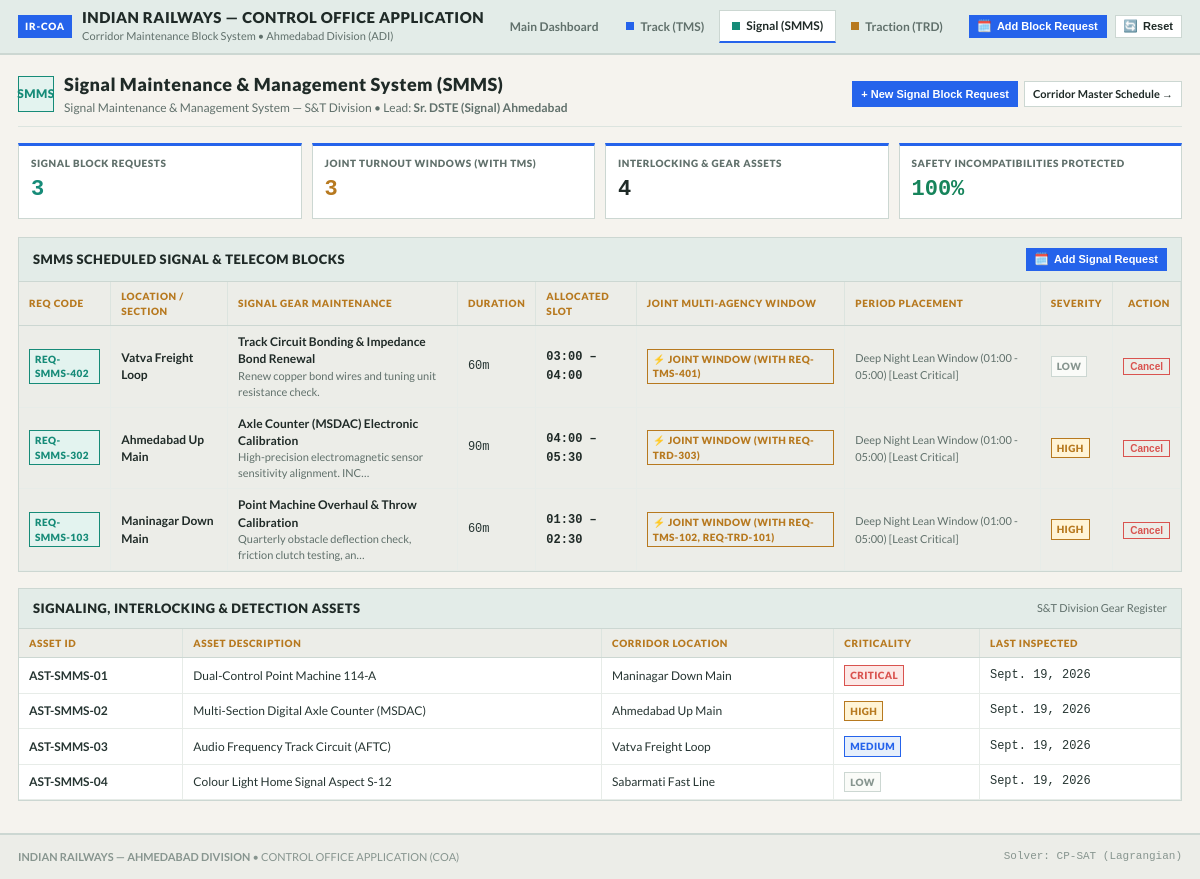
Page /smms/ on the committed database.
### core/models.py (models this page shows, shortened)
class Team(models.Model):
    TEAM_CHOICES = [
        ('tms', 'Track Management System (TMS)'),
        ('smms', 'Signal Maintenance & Management System (SMMS)'),
        ('trd', 'Traction Distribution System (TRD)'),
        ('engineering', 'Track Management System (TMS)'),
        ('signal', 'Signal Maintenance & Management System (SMMS)'),
        ('traction', 'Traction Distribution System (TRD)'),
        ('operations', 'Joint Operations / Master Control'),
    ]
    code = models.CharField(max_length=20, unique=True, choices=TEAM_CHOICES)
    name = models.CharField(max_length=100)
    department_name = models.CharField(max_length=150, help_text="e.g. Civil Engineering (P-Way)")
    lead_name = models.CharField(max_length=100, default="Section Controller")
    badge_color = models.CharField(max_length=20, default="#0075F2")
    created_at = models.DateTimeField(auto_now_add=True)

class MaintenanceRequest(models.Model):
    SEVERITY_CHOICES = [
        ('CRITICAL', 'Critical'),
        ('HIGH', 'High'),
        ('MEDIUM', 'Medium'),
        ('LOW', 'Low'),
    ]
    STATUS_CHOICES = [
        ('PENDING', 'Pending'),
        ('SCHEDULED', 'Scheduled'),
        ('ACTIVE', 'Active'),
        ('COMPLETED', 'Completed'),
        ('CONFLICT', 'Conflict'),
    ]
    request_code = models.CharField(max_length=30, unique=True)
    team = models.ForeignKey(Team, on_delete=models.CASCADE, related_name='requests')
    asset_id = models.CharField(max_length=50)
    asset_type = models.CharField(max_length=100)
    location = models.CharField(max_length=100)
    maintenance_type = models.CharField(max_length=120)
    description = models.TextField()
    severity = models.CharField(max_length=20, choices=SEVERITY_CHOICES, default='MEDIUM')
    is_emergency = models.BooleanField(default=False)
    estimated_duration = models.IntegerField(help_text="Duration in minutes (e.g. 45, 60, 90)")
    preferred_date = models.DateField(default=timezone.now)
    preferred_time = models.TimeField(null=True, blank=True)
    required_resources = models.CharField(max_length=200, help_text="e.g. Tamping Machine + Gang, Tower Wagon")
    status = models.CharField(max_length=20, choices=STATUS_CHOICES, default='PENDING')
    assigned_block = models.ForeignKey(
        RailwayBlock,
        null=True,
        blank=True,
        on_delete=models.SET_NULL,
        related_name='maintenance_tasks'
    )
    calculated_priority_score = models.FloatField(default=0.0)
    conflict_reason = models.TextField(blank=True, default='')
    ai_justification = models.TextField(blank=True, default='')
    scheduled_start_time = models.TimeField(null=True, blank=True)
    scheduled_end_time = models.TimeField(null=True, blank=True)
    is_joint = models.BooleanField(default=False, help_text="Co-scheduled in joint shadow block")
    joined_with_codes = models.CharField(max_length=200, blank=True, default='')
    slot_period_desc = models.CharField(max_length=150, blank=True, default='')
    traffic_criticality = models.FloatField(default=0.0)
    created_at = models.DateTimeField(auto_now_add=True)
    updated_at = models.DateTimeField(auto_now=True)
    class Meta:
        ordering = ['-calculated_priority_score', '-created_at']

class Asset(models.Model):
    CRITICALITY_CHOICES = [
        ('CRITICAL', 'Critical'),
        ('HIGH', 'High'),
        ('MEDIUM', 'Medium'),
        ('LOW', 'Low'),
    ]
    asset_id = models.CharField(max_length=50, unique=True)
    asset_type = models.CharField(max_length=100)
    location = models.CharField(max_length=100)
    team = models.ForeignKey(Team, on_delete=models.CASCADE, related_name='assets')
    criticality = models.CharField(max_length=20, choices=CRITICALITY_CHOICES, default='MEDIUM')
    last_inspection_date = models.DateField(default=timezone.now)
    created_at = models.DateTimeField(auto_now_add=True)

### core/views.py (the view)
# urls.py: path('smms/', views.smms_dashboard, name='smms_dashboard'),
def smms_dashboard(request):
    team = _get_or_create_team('smms')
    return _render_department_dashboard(request, team, 'dashboard_smms.html')

### templates/dashboard_smms.html (shortened to what this page needs)
{% extends 'base.html' %}
{% load static %}
{% block content %}
<div class="page-header">
  <div>
    <div style="display: flex; align-items: center; gap: 10px;">
      <span class="dept-badge-large badge-smms">SMMS</span>
      <div>
        <h2 class="page-title">Signal Maintenance & Management System (SMMS)</h2>
        <p class="page-subtitle">{{ team.department_name }} • Lead: <strong>{{ team.lead_name }}</strong></p>
      </div>
    </div>
  </div>
  <div class="header-button-group">
    <button class="btn btn-primary btn-sm" onclick="openGlobalAddBlockModal('smms')">
      + New Signal Block Request
    </button>
    <a href="{% url 'index' %}" class="btn btn-outline btn-sm">Corridor Master Schedule &rarr;</a>
  </div>
</div>
<section class="kpi-grid">
  <div class="kpi-card">
    <div class="kpi-label">Signal Block Requests</div>
    <div class="kpi-value" style="color: var(--smms-green);">{{ metrics.total }}</div>
  </div>
  <div class="kpi-card">
    <div class="kpi-label">Joint Turnout Windows (with TMS)</div>
    <div class="kpi-value" style="color: var(--gold-accent);">{{ metrics.joint_count }}</div>
  </div>
  <div class="kpi-card">
    <div class="kpi-label">Interlocking & Gear Assets</div>
    <div class="kpi-value" style="color: var(--text-bright);">{{ assets.count }}</div>
  </div>
  <div class="kpi-card">
    <div class="kpi-label">Safety Incompatibilities Protected</div>
    <div class="kpi-value" style="color: var(--signal-clear);">100%</div>
  </div>
</section>
<div class="card">
  <div class="card-header">
    <div class="card-title">SMMS Scheduled Signal & Telecom Blocks</div>
    <button class="btn btn-primary btn-sm" onclick="openGlobalAddBlockModal('smms')">
      <span class="ui-icon" aria-hidden="true">🗓️</span>
      Add Signal Request
    </button>
  </div>
  <div class="table-responsive">
    <table class="table-custom">
      <thead>
        <tr>
          <th>Req Code</th>
          <th>Location / Section</th>
          <th>Signal Gear Maintenance</th>
          <th>Duration</th>
          <th>Allocated Slot</th>
          <th>Joint Multi-Agency Window</th>
          <th>Period Placement</th>
          <th>Severity</th>
          <th style="text-align: right;">Action</th>
        </tr>
      </thead>
      <tbody>
        {% for r in requests %}
          <tr class="{% if r.is_joint %}bundled-row{% endif %}">
            <td><span class="badge badge-smms">{{ r.request_code }}</span></td>
            <td><strong style="color: var(--text-bright);">{{ r.location }}</strong></td>
            <td>
              <div style="font-weight: 600; color: var(--text-bright);">{{ r.maintenance_type }}</div>
              <div style="font-size: 11px; color: var(--text-muted);">{{ r.description|truncatechars:65 }}</div>
            </td>
            <td style="font-family: monospace;">{{ r.estimated_duration }}m</td>
            <td>
              {% if r.scheduled_start_time %}
                <strong style="color: var(--text-bright); font-family: monospace;">{{ r.scheduled_start_time|time:"H:i" }} – {{ r.scheduled_end_time|time:"H:i" }}</strong>
              {% else %}
                <span class="badge badge-pending">PENDING</span>
              {% endif %}
            </td>
            <td>
              {% if r.is_joint %}
                <span class="badge badge-joint">⚡ Joint Window (with {{ r.joined_with_codes }})</span>
              {% else %}
                <span style="font-size: 11px; color: var(--text-muted);">Solo S&T Window</span>
              {% endif %}
            </td>
            <td>
              <span style="font-size: 11px; color: var(--text-muted);">{{ r.slot_period_desc|default:"Off-Peak Lean Window" }}</span>
            </td>
            <td><span class="badge badge-{{ r.severity|lower }}">{{ r.severity }}</span></td>
            <td style="text-align: right;">
              <button class="btn-danger-sm" onclick="cancelRequest({{ r.id }}, '{{ r.request_code }}')">
                Cancel
              </button>
            </td>
          </tr>
        {% empty %}
          <tr>
            <td colspan="9" style="text-align: center; color: var(--text-dim); padding: 24px;">
              No SMMS signal block requests registered. Click '+ New Signal Block Request' above.
            </td>
          </tr>
        {% endfor %}
      </tbody>
    </table>
  </div>
</div>
<div class="card" style="margin-top: 16px;">
  <div class="card-header">
    <div class="card-title">Signaling, Interlocking & Detection Assets</div>
    <span style="font-size: 11px; color: var(--text-muted);">S&T Division Gear Register</span>
  </div>
  <div class="table-responsive">
    <table class="table-custom">
      <thead>
        <tr>
          <th>Asset ID</th>
          <th>Asset Description</th>
          <th>Corridor Location</th>
          <th>Criticality</th>
          <th>Last Inspected</th>
        </tr>
      </thead>
      <tbody>
        {% for a in assets %}
          <tr>
            <td><strong>{{ a.asset_id }}</strong></td>
            <td>{{ a.asset_type }}</td>
            <td>{{ a.location }}</td>
            <td><span class="badge badge-{{ a.criticality|lower }}">{{ a.criticality }}</span></td>
            <td style="font-family: monospace;">{{ a.last_inspection_date }}</td>
          </tr>
        {% empty %}
          <tr>
            <td colspan="5" style="text-align: center; color: var(--text-dim); padding: 16px;">
              No assets registered.
            </td>
          </tr>
        {% endfor %}
      </tbody>
    </table>
  </div>
</div>
{% endblock %}

### rows in the picture
Team: department_name "Signal Maintenance & Management System — S&T Division", lead_name "Sr. DSTE (Signal) Ahmedabad"
MaintenanceRequest: request_code "REQ-SMMS-402", location "Vatva Freight Loop", maintenance_type "Track Circuit Bonding & Impedance Bond Renewal", description "Renew copper bond wires and tuning unit resistance check.", estimated_duration "60", scheduled_start_time "03:00", scheduled_end_time "04:00", joined_with_codes "REQ-TMS-401", slot_period_desc "Deep Night Lean Window (01:00 - 05:00) [Least Critical]", severity "LOW"
MaintenanceRequest: request_code "REQ-SMMS-302", location "Ahmedabad Up Main", maintenance_type "Axle Counter (MSDAC) Electronic Calibration", description "High-precision electromagnetic sensor sensitivity alignment. INC…", estimated_duration "90", scheduled_start_time "04:00", scheduled_end_time "05:30", joined_with_codes "REQ-TRD-303", slot_period_desc "Deep Night Lean Window (01:00 - 05:00) [Least Critical]", severity "HIGH"
MaintenanceRequest: request_code "REQ-SMMS-103", location "Maninagar Down Main", maintenance_type "Point Machine Overhaul & Throw Calibration", description "Quarterly obstacle deflection check, friction clutch testing, an…", estimated_duration "60", scheduled_start_time "01:30", scheduled_end_time "02:30", joined_with_codes "REQ-TMS-102, REQ-TRD-101", slot_period_desc "Deep Night Lean Window (01:00 - 05:00) [Least Critical]", severity "HIGH"
Asset: asset_id "AST-SMMS-01", asset_type "Dual-Control Point Machine 114-A", location "Maninagar Down Main", criticality "CRITICAL", last_inspection_date "Sept. 19, 2026"
Asset: asset_id "AST-SMMS-02", asset_type "Multi-Section Digital Axle Counter (MSDAC)", location "Ahmedabad Up Main", criticality "HIGH", last_inspection_date "Sept. 19, 2026"
Asset: asset_id "AST-SMMS-03", asset_type "Audio Frequency Track Circuit (AFTC)", location "Vatva Freight Loop", criticality "MEDIUM", last_inspection_date "Sept. 19, 2026"
Asset: asset_id "AST-SMMS-04", asset_type "Colour Light Home Signal Aspect S-12", location "Sabarmati Fast Line", criticality "LOW", last_inspection_date "Sept. 19, 2026"

### other values in the picture
{{ metrics.total }} "3"
{{ metrics.joint_count }} "3"
{{ assets.count }} "4"
